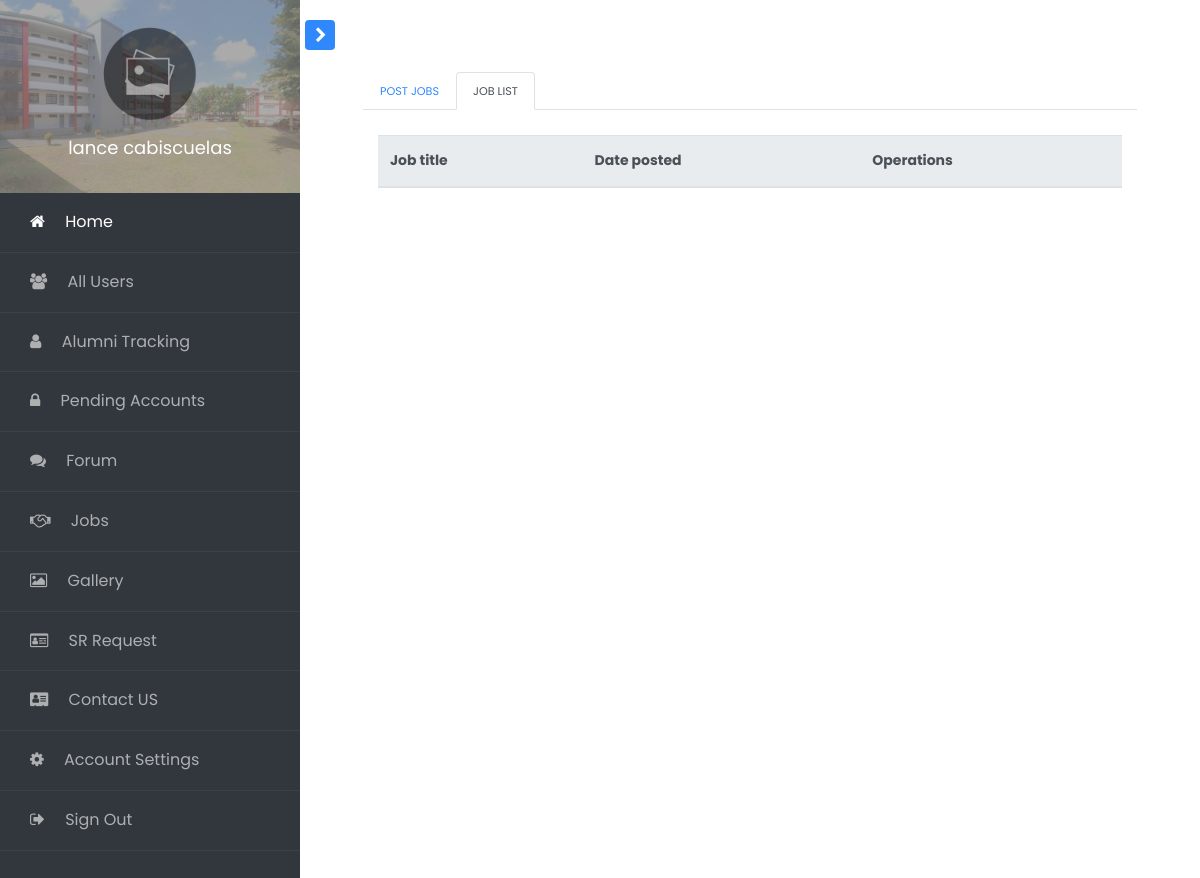
The page /access/admin/index.php?page=jobs (signed in) on the database as committed earlier.
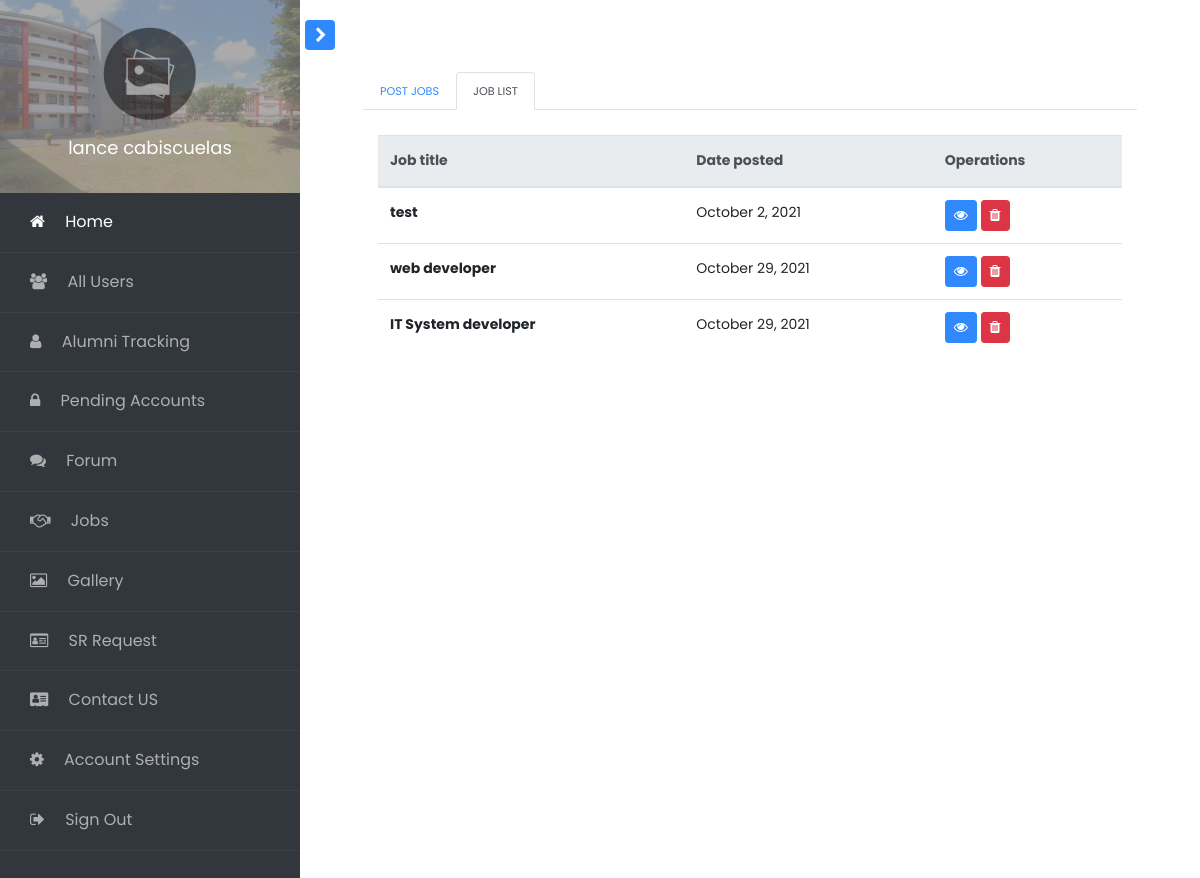
The same page on the database as committed later.
### tables this page shows
CREATE TABLE `jobs` (
  `id` int(11) NOT NULL,
  `title` varchar(100) NOT NULL,
  `company` varchar(100) NOT NULL,
  `description` varchar(300) NOT NULL,
  `salary` varchar(50) NOT NULL,
  `admin_id` varchar(50) NOT NULL,
  `date_posted` varchar(50) NOT NULL
);

### methods/mysqliConnection.php (called while the page is built, shortened)
<?php
class Database{
	public function __construct(){
		$this->conn = mysqli_connect("localhost", "root", "", "bsu_alumni");
	}
}
?>

### access/admin/pages/jobs.php (the view, shortened to what this page needs)
<section class="container py-4">
    <div class="row">
        <div class="col-md-12">
            <ul id="tabs" class="nav nav-tabs">
                <li class="nav-item"><a href="" data-target="#home1" data-toggle="tab" class="nav-link small text-uppercase">Post jobs</a></li>
                <li class="nav-item"><a href="" data-target="#profile1" data-toggle="tab" class="nav-link small text-uppercase active">Job list</a></li>
            </ul>
            <br>
            <div id="tabsContent" class="tab-content">
                <div id="profile1" class="tab-pane fade active show">
                <?php
                $sql = $database->conn->query("SELECT * FROM jobs");
                ?>
                <div class="container-fluid">
                <table class="table" id="job_table">
                <thead class="thead-light">
                    <tr>
                    <th scope="col">Job title</th>
                    <th scope="col">Date posted</th>
                    <th scope="col">Operations</th>
                    </tr>
                </thead>
                <tbody>
                    <?php while($row = $sql->fetch_array()): ?>
                        <tr>
                        <th scope="row" id="<?php echo "job_".$row['id']; ?>"><?php echo $row["title"]; ?></th>
                        <td><?php echo $row["date_posted"]; ?></td>
                        <td>
                            <button class="btn btn-primary btn-sm" onclick="open_job_information_modal(<?php echo $row['id']; ?>)"><i class="fa fa-eye" aria-hidden="true"></i></button>
                            <button class="btn btn-danger btn-sm" onclick="delete_job(<?php echo $row['id']; ?>)"><i class="fa fa-trash" aria-hidden="true"></i></button>
                        </td>
                        </tr>
                    <?php endwhile; ?>
                </tbody>
                </table>
                </div>
                </div>
            </div>
        </div>
    </div>
</section>
</div>

Rows that differ between the two databases and show on the page:
added jobs: title "test", date_posted "October 2, 2021"
added jobs: title "web developer", date_posted "October 29, 2021"
added jobs: title "IT System developer", date_posted "October 29, 2021"
